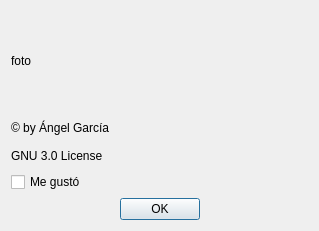
<?xml version="1.0" encoding="UTF-8"?>
<ui version="4.0">
 <class>AcercaDe</class>
 <widget class="QDialog" name="AcercaDe">
  <property name="geometry">
   <rect>
    <x>0</x>
    <y>0</y>
    <width>319</width>
    <height>231</height>
   </rect>
  </property>
  <property name="windowTitle">
   <string>Dialog</string>
  </property>
  <layout class="QVBoxLayout" name="verticalLayout_2">
   <item>
    <layout class="QVBoxLayout" name="verticalLayout">
     <item>
      <widget class="QLabel" name="fotoLabel">
       <property name="minimumSize">
        <size>
         <width>100</width>
         <height>100</height>
        </size>
       </property>
       <property name="text">
        <string>foto</string>
       </property>
      </widget>
     </item>
     <item>
      <widget class="QLabel" name="label">
       <property name="text">
        <string>© by Ángel García &lt;angarciaba@gmail.com&gt;</string>
       </property>
      </widget>
     </item>
     <item>
      <widget class="QLabel" name="label_2">
       <property name="text">
        <string>GNU 3.0 License</string>
       </property>
      </widget>
     </item>
    </layout>
   </item>
   <item>
    <layout class="QHBoxLayout" name="horizontalLayout_2">
     <item>
      <widget class="QCheckBox" name="meGustoCheckBox">
       <property name="text">
        <string>Me gustó</string>
       </property>
      </widget>
     </item>
     <item>
      <spacer name="horizontalSpacer">
       <property name="orientation">
        <enum>Qt::Horizontal</enum>
       </property>
       <property name="sizeHint" stdset="0">
        <size>
         <width>40</width>
         <height>20</height>
        </size>
       </property>
      </spacer>
     </item>
    </layout>
   </item>
   <item>
    <layout class="QHBoxLayout" name="horizontalLayout">
     <item>
      <spacer name="horizontalSpacer_2">
       <property name="orientation">
        <enum>Qt::Horizontal</enum>
       </property>
       <property name="sizeHint" stdset="0">
        <size>
         <width>40</width>
         <height>20</height>
        </size>
       </property>
      </spacer>
     </item>
     <item>
      <widget class="QPushButton" name="pushButton">
       <property name="text">
        <string>OK</string>
       </property>
      </widget>
     </item>
     <item>
      <spacer name="horizontalSpacer_3">
       <property name="orientation">
        <enum>Qt::Horizontal</enum>
       </property>
       <property name="sizeHint" stdset="0">
        <size>
         <width>40</width>
         <height>20</height>
        </size>
       </property>
      </spacer>
     </item>
    </layout>
   </item>
  </layout>
 </widget>
 <resources/>
 <connections>
  <connection>
   <sender>pushButton</sender>
   <signal>clicked()</signal>
   <receiver>AcercaDe</receiver>
   <slot>terminar()</slot>
   <hints>
    <hint type="sourcelabel">
     <x>217</x>
     <y>273</y>
    </hint>
    <hint type="destinationlabel">
     <x>291</x>
     <y>264</y>
    </hint>
   </hints>
  </connection>
 </connections>
 <slots>
  <slot>terminar()</slot>
 </slots>
</ui>
